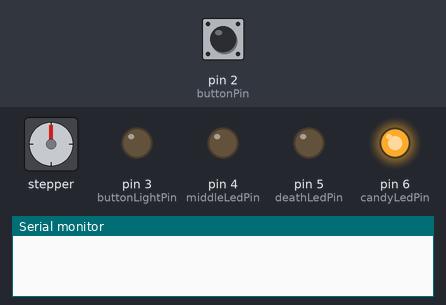
Bench run of a sketch on a simulated Arduino Uno, built with avr-gcc and run on an emulated ATmega328P. Parts: stepper motor, output pins drawn as LEDs (lit = HIGH), the last lines printed to the serial monitor. The inputs (shaded band) are chosen by the test bench; at power-on: pin 2 (buttonPin) LOW. Stepper angles assume 200 steps per turn.

Above: at 1.1 s.
At 2.1 s:
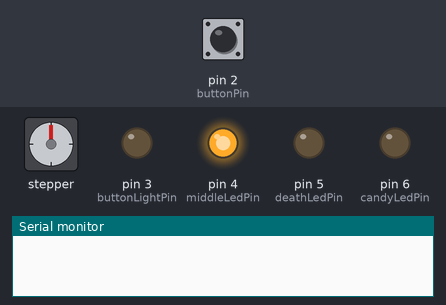
At 3.1 s:
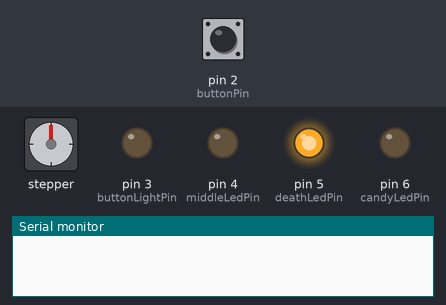
At 4.1 s:
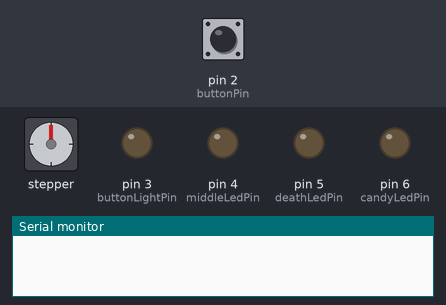
At 28.45 s:
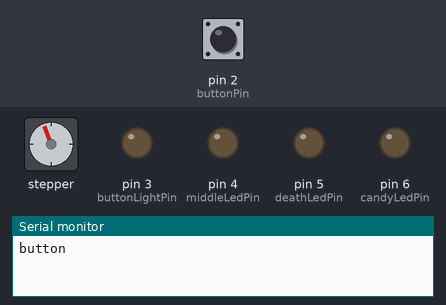
At 40.81 s:
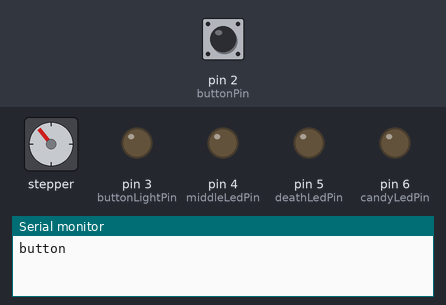
Timing chart, 0 to 41.0 s (numbered marks = the images above):
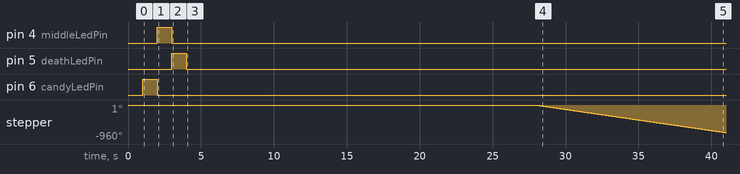

The sketch:

candyBot.ino
```cpp
#include "pitches.h"
#include <Wire.h>
#include <Adafruit_MotorShield.h>
#include "utility/Adafruit_PWMServoDriver.h"

const int REST = 0;

// notes in the melody:
int melody[] = {
  NOTE_G3,NOTE_C4,NOTE_E4, NOTE_G4,NOTE_C5,NOTE_E5, NOTE_G5,NOTE_E5,REST,
  NOTE_GS3,NOTE_C4,NOTE_DS4, NOTE_GS4,NOTE_C5,NOTE_DS5, NOTE_GS5,NOTE_DS5,REST,
  NOTE_AS3,NOTE_D4,NOTE_F4, NOTE_AS4,NOTE_D5,NOTE_F5, NOTE_AS5,NOTE_AS5,NOTE_AS5,NOTE_AS5,NOTE_C6
};

// note durations: 4 = quarter note, 8 = eighth note, etc.:
int noteDurations[] = {
  8,8,8, 8,8,8, 3,3,REST,
  8,8,8, 8,8,8, 3,3,REST,
  8,8,8, 8,8,8, 3,8,8,8,1
};

const int buttonPin = 2;
const int buttonLightPin = 3;
const int middleLedPin = 4;
const int deathLedPin =  5;
const int candyLedPin =  6;
const int speakerPin =  7;

boolean testMode = false;
boolean turnForward = false;

// Create the motor shield object with the default I2C address
Adafruit_MotorShield AFMS = Adafruit_MotorShield();

// Connect a stepper motor with 200 steps per revolution (1.8 degree)
// to motor port #2 (M3 and M4)
Adafruit_StepperMotor *myMotor = AFMS.getStepper(200, 2);

void setup() {
  AFMS.begin();  // create with the default frequency 1.6KHz
  Serial.begin(9600);

  myMotor->setSpeed(10);  // 10 rpm

  // initialize the LED pin as an output:
  pinMode(deathLedPin, OUTPUT);
  pinMode(candyLedPin, OUTPUT);
  pinMode(middleLedPin, OUTPUT);
  pinMode(buttonLightPin, OUTPUT);
  // initialize the pushbutton pin as an input:
  pinMode(buttonPin, INPUT);
  delay(1000); // Wait for button levels to normalize (should have used a pull down resistor instead).
  testMode = (digitalRead(buttonPin) == LOW);
}

void playFanfare() {
  // iterate over the notes of the melody:
  for (int thisNote = 0; thisNote < 29; thisNote++) {
    if (noteDurations[thisNote] == REST) {
      delay(1000/16);
    }
    else {
      int noteDuration = 1000/noteDurations[thisNote];
      tone(speakerPin, melody[thisNote],noteDuration);

      int pauseBetweenNotes = noteDuration;
      delay(pauseBetweenNotes);
    }
    // stop the tone playing:
    noTone(speakerPin);
  }
}

void playGame() {
  digitalWrite(middleLedPin, HIGH);
  int time = 30;
  boolean death = false;
  while (time < 1500 || !death) {
    time = time + (time / 10);
    if (death) {
      digitalWrite(deathLedPin, HIGH);
      tone(speakerPin, NOTE_E5, 250);
    }
    else {
      digitalWrite(candyLedPin, HIGH);
      tone(speakerPin, NOTE_G5, 250);
    }
    death = !death;
    delay(time);
    digitalWrite(deathLedPin, LOW);
    digitalWrite(candyLedPin, LOW);
    noTone(speakerPin);
  }
  digitalWrite(middleLedPin, LOW);
  for (int i = 0; i < 5; i++) {
    digitalWrite(candyLedPin, HIGH);
    tone(speakerPin, NOTE_G5, 250);
    delay(250);
    digitalWrite(candyLedPin, LOW);
    delay(250);
  }
}

void dispenseCandy() {
  int direction = BACKWARD;
  if (turnForward) {
    direction = FORWARD;
  }
  myMotor->step(533, direction, DOUBLE); // DOUBLE has higher torque
  myMotor->release();
  turnForward = !turnForward;
}

void buttonPress() {
  Serial.println("button");
  delay(23000);
  dispenseCandy();
}

void lightSequence() {
  digitalWrite(candyLedPin, HIGH);
  delay(1000);
  digitalWrite(candyLedPin, LOW);
  digitalWrite(middleLedPin, HIGH);
  delay(1000);
  digitalWrite(middleLedPin, LOW);
  digitalWrite(deathLedPin, HIGH);
  delay(1000);
  digitalWrite(deathLedPin, LOW);
  delay(1000);
}

void runTest() {
  lightSequence();
  for (int i = 0; i < 120; i++) {
    buttonPress();
  }
}

void waitMode() {
  digitalWrite(buttonLightPin, HIGH);
  digitalWrite(deathLedPin, HIGH);
  digitalWrite(middleLedPin, HIGH);
  digitalWrite(candyLedPin, HIGH);
}

void loop(){
  if (testMode) {
    runTest();
    testMode = false;
  }
  // read the state of the pushbutton value:
  int buttonState = digitalRead(buttonPin);

  if (buttonState == HIGH) {
    waitMode();
  }
  else {
    buttonPress();
  }
}
```

pitches.h
```cpp
/*************************************************
 * Public Constants
 *************************************************/

#define NOTE_B0  31
#define NOTE_C1  33
#define NOTE_CS1 35
#define NOTE_D1  37
#define NOTE_DS1 39
#define NOTE_E1  41
#define NOTE_F1  44
#define NOTE_FS1 46
#define NOTE_G1  49
#define NOTE_GS1 52
#define NOTE_A1  55
#define NOTE_AS1 58
#define NOTE_B1  62
#define NOTE_C2  65
#define NOTE_CS2 69
#define NOTE_D2  73
#define NOTE_DS2 78
#define NOTE_E2  82
#define NOTE_F2  87
#define NOTE_FS2 93
#define NOTE_G2  98
#define NOTE_GS2 104
#define NOTE_A2  110
#define NOTE_AS2 117
#define NOTE_B2  123
#define NOTE_C3  131
#define NOTE_CS3 139
#define NOTE_D3  147
#define NOTE_DS3 156
#define NOTE_E3  165
#define NOTE_F3  175
#define NOTE_FS3 185
#define NOTE_G3  196
#define NOTE_GS3 208
#define NOTE_A3  220
#define NOTE_AS3 233
#define NOTE_B3  247
#define NOTE_C4  262
#define NOTE_CS4 277
#define NOTE_D4  294
#define NOTE_DS4 311
#define NOTE_E4  330
#define NOTE_F4  349
#define NOTE_FS4 370
#define NOTE_G4  392
#define NOTE_GS4 415
#define NOTE_A4  440
#define NOTE_AS4 466
#define NOTE_B4  494
#define NOTE_C5  523
#define NOTE_CS5 554
#define NOTE_D5  587
#define NOTE_DS5 622
#define NOTE_E5  659
#define NOTE_F5  698
#define NOTE_FS5 740
#define NOTE_G5  784
#define NOTE_GS5 831
#define NOTE_A5  880
#define NOTE_AS5 932
#define NOTE_B5  988
#define NOTE_C6  1047
#define NOTE_CS6 1109
#define NOTE_D6  1175
#define NOTE_DS6 1245
#define NOTE_E6  1319
#define NOTE_F6  1397
#define NOTE_FS6 1480
#define NOTE_G6  1568
#define NOTE_GS6 1661
#define NOTE_A6  1760
#define NOTE_AS6 1865
#define NOTE_B6  1976
#define NOTE_C7  2093
#define NOTE_CS7 2217
#define NOTE_D7  2349
#define NOTE_DS7 2489
#define NOTE_E7  2637
#define NOTE_F7  2794
#define NOTE_FS7 2960
#define NOTE_G7  3136
#define NOTE_GS7 3322
#define NOTE_A7  3520
#define NOTE_AS7 3729
#define NOTE_B7  3951
#define NOTE_C8  4186
#define NOTE_CS8 4435
#define NOTE_D8  4699
#define NOTE_DS8 4978
```

Measured:
- by itself, pin 4 (middleLedPin): LOW → HIGH at 2.0 s, → LOW 1.0 s later
- by itself, pin 5 (deathLedPin): LOW → HIGH at 3.0 s, → LOW 1.0 s later
- by itself, pin 6 (candyLedPin): LOW → HIGH at 1.0 s, → LOW 1.0 s later
- by itself, stepper: keeps turning counter-clockwise at about 60°/s
